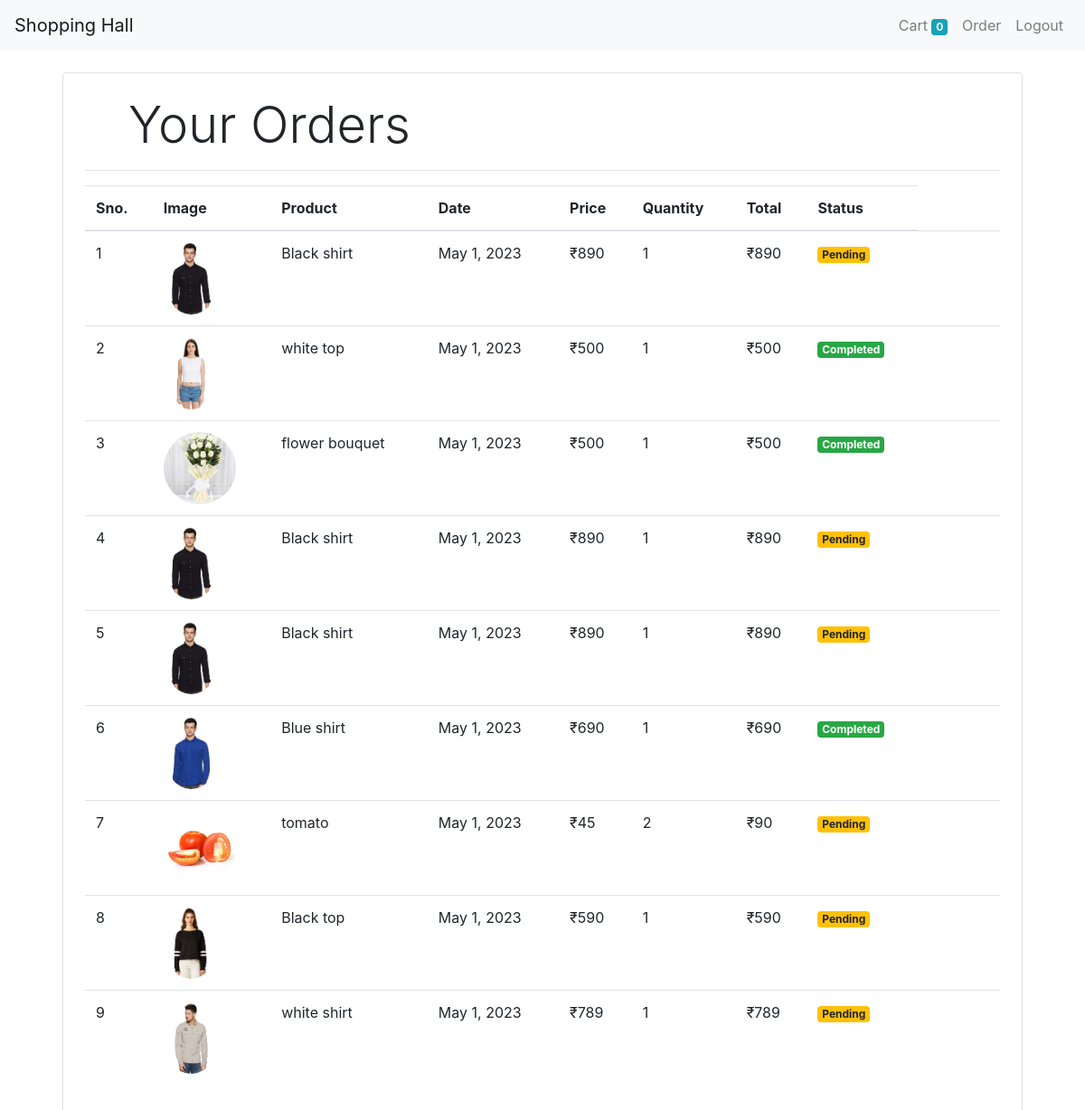
Page /orders (signed in) on the committed database.
### store/models/orders.py (models this page shows, shortened)
class Order(models.Model):
    product = models.ForeignKey(Product,
                                on_delete=models.CASCADE)
    customer = models.ForeignKey(Customer,
                                 on_delete=models.CASCADE)
    quantity = models.IntegerField(default=1)
    price = models.IntegerField()
    address = models.CharField(max_length=50, default='', blank=True,null=True)
    phone = models.CharField(max_length=50, default='', blank=True)
    date = models.DateField(default=datetime.datetime.today)
    status = models.BooleanField(default=False)
    @staticmethod
    def get_orders_by_customer(customer_id):
        return Order.objects.filter(customer=customer_id).order_by('-date')

### store/models/product.py (models this page shows, shortened)
class Product(models.Model):
    name = models.CharField(max_length=50)
    price = models.IntegerField(default=0)
    category = models.ForeignKey(Category, on_delete=models.CASCADE, default=1)
    description = models.CharField(max_length=200, default='' , null=True , blank=True)
    image = models.ImageField(upload_to='uploads/products')
    date_added = models.DateTimeField(default=timezone.now)

### store/middlewares/auth.py (the view)
    def middleware(request):
        print(request.session.get('customer'))
        returnUrl = request.META['PATH_INFO']
        print(request.META['PATH_INFO'])
        if not request.session.get('customer'):
           return redirect(f'login?return_url={returnUrl}')
        response = get_response(request)
        return response

### store/templatetags/custom_filter.py (called while the page is built)
@register.filter(name='currency')
def currency(number):
   return "₹"+str(number)

@register.filter(name='multiply')
def multiply(number, number1):
   return number * number1

### store/views/orders.py (called while the page is built)
    def get(self, request):
     customer = request.session.get('customer')
     orders = Order.get_orders_by_customer(customer)
     print(orders)
     return render(request , 'orders.html' , {'orders' : orders})

### store/templates/orders.html (shortened to what this page needs)
{% extends 'base.html' %}
{% block content %}
{% load cart %}
{% load custom_filter %}
<div class="container">
   <div class="border rounded p-4 m-4">
        <p class="display-4 pl-4 ml-4">Your Orders</p>
        <hr>
        <table class="table">
            <thead>
                <tr>
                    <th>Sno.</th>
                    <th>Image</th>
                    <th>Product</th>
                    <th>Date</th>
                    <th>Price</th>
                    <th>Quantity</th>
                    <th>Total</th>
                    <th>Status</th>
                </tr>
            </thead>
            <tbody>
                {% for order in orders %}
                <tr>
                    <td>{{forloop.counter}}</td>
                    <td><img style="height: 80px;" class="rounded-circle" src="{{order.product.image.url}}" alt=""></td>
                    <td>{{order.product.name}}</td>
                    <td>{{order.date}}</td>
                    <td>{{order.price|currency}}</td>
                    <td>{{order.quantity}}</td>
                    <td>{{order.quantity|multiply:order.price|currency}}</td>
                    {% if order.status %}
                    <td><small class="badge badge-success">Completed</small></td>
                    {%else%}
                    <td><small class="badge badge-warning">Pending</small></td>
                    {% endif %}
                    <td class="text-right">
                        <div class="actions">
                          <a href="#" class="btn btn-sm bg-success-light mr-2" title="Edit">
                          </a>
                          <a href="#" class="btn btn-sm bg-danger-light" title="Delete">
                          </a>
                        </div>
                    </td>
                </tr>
                {% endfor %}
            </tbody>
        </table>
   </div>
</div>
{% endblock %}

### store/templates/base.html (shortened to what this page needs)
<!doctype html>
<html lang="en">
<head>
  <link rel="stylesheet" href="https://cdn.jsdelivr.net/npm/bootstrap@4.0.0/dist/css/bootstrap.min.css"
>
</head>
<body>
  <nav class="navbar navbar-expand-lg navbar-light bg-light">
    <a class="navbar-brand" href="/">Shopping Hall</a>
    <div class="collapse navbar-collapse" id="navbarSupportedContent">
      <ul class=" navbar-nav my-2 my-lg-0">
        <li class="nav-item ">
          <a class="nav-link" href="/cart">Cart
            <span class="badge badge-info">{{request.session.cart.keys|length}}</span>
            <span class="sr-only">(current)</span></a>
       </li>
        {% if request.session.customer %}
        <li class="nav-item ">
          <a class="nav-link" href="/orders">Order<span class="sr-only">(current)</span></a>
        </li>
        <li class="nav-item ">
          <a class="nav-link" href="/logout">Logout<span class="sr-only">(current)</span></a>
        </li>
        {% endif %}
      </ul>
    </div>
  </nav>
  {% block content %}{% endblock %}
</body>
</html>

### rows in the picture
Order: product.image (picture), product.name "Black shirt", date "May 1, 2023", price "₹890", quantity "1", quantity|multiply "₹890", status "Pending"
Order: product.image (picture), product.name "white top", date "May 1, 2023", price "₹500", quantity "1", quantity|multiply "₹500", status "Completed"
Order: product.image (picture), product.name "flower bouquet", date "May 1, 2023", price "₹500", quantity "1", quantity|multiply "₹500", status "Completed"
Order: product.image (picture), product.name "Black shirt", date "May 1, 2023", price "₹890", quantity "1", quantity|multiply "₹890", status "Pending"
Order: product.image (picture), product.name "Black shirt", date "May 1, 2023", price "₹890", quantity "1", quantity|multiply "₹890", status "Pending"
Order: product.image (picture), product.name "Blue shirt", date "May 1, 2023", price "₹690", quantity "1", quantity|multiply "₹690", status "Completed"
Order: product.image (picture), product.name "tomato", date "May 1, 2023", price "₹45", quantity "2", quantity|multiply "₹90", status "Pending"
Order: product.image (picture), product.name "Black top", date "May 1, 2023", price "₹590", quantity "1", quantity|multiply "₹590", status "Pending"
Order: product.image (picture), product.name "white shirt", date "May 1, 2023", price "₹789", quantity "1", quantity|multiply "₹789", status "Pending"

### other values in the picture
{{ request.session.cart.keys|length }} "0"
